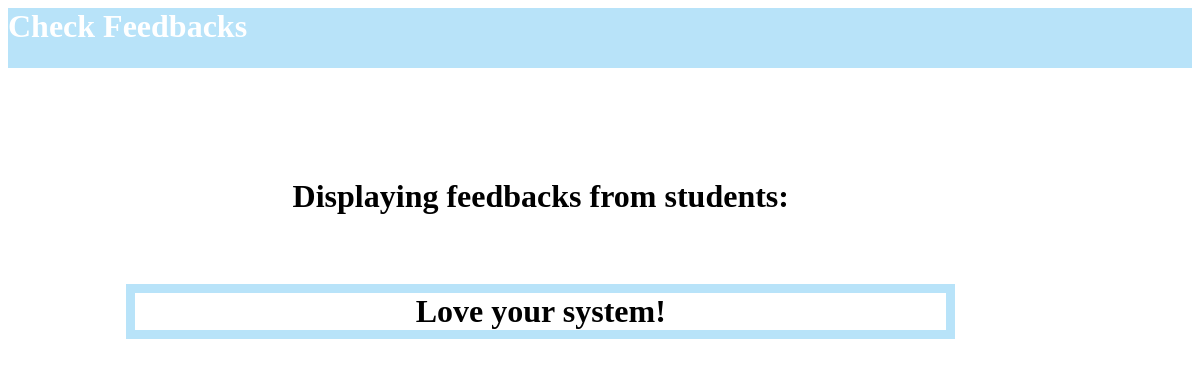
The page /studenthome/studentdisplayfeedback/ (signed in) on the database as committed earlier.
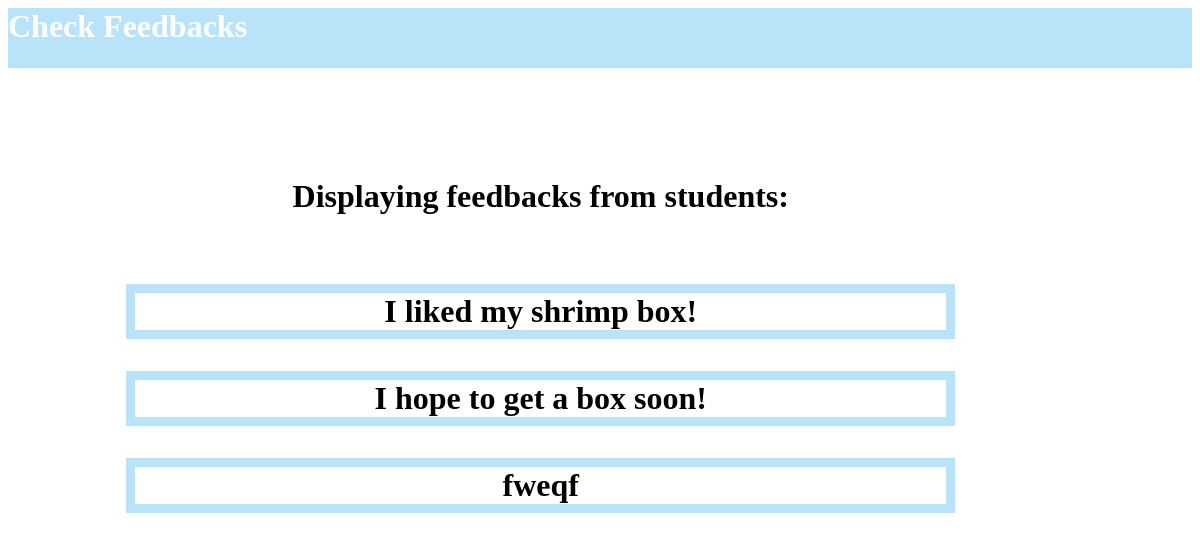
The same page on the database as committed later.
### theboxapp/models.py (models this page shows, shortened)
class Feedback(models.Model):
    content = models.TextField(blank=True)
    user = models.ForeignKey(
        User, null=True, blank=True, on_delete=models.CASCADE)

### theboxapp/views.py (the view)
# urls.py: path('studenthome/studentdisplayfeedback/', views.studentdisplayfeedback,
def studentdisplayfeedback(request):
    context = {'user': request.user}
    try:
        account = Account.objects.get(username=request.user)
        if account.who == 'staff':
            return redirect('staffhome')
    except Account.DoesNotExist:
        return redirect('/')
    feedbacks = list(Feedback.objects.all())
    context = {}
    fblst = []
    for feedback in feedbacks:
        fblst.append(feedback.content)
    context["allfeedback"] = fblst
    return render(request, 'theboxapp/studentdisplayfeedback.html', context)

### theboxapp/templates/theboxapp/studentdisplayfeedback.html (shortened to what this page needs)
<head>
    <link rel="stylesheet" href="https://unpkg.com/@picocss/pico@latest/css/pico.min.css">
</head>
<body>
    <div id="parent">
    <h1 id="header">Check Feedbacks<h1>
            <div id="bodycontent">
Displaying feedbacks from students:
<br><br>
{% for feedback in allfeedback %}
    <p class="felement">{{ feedback }}</p>
{% endfor %}
            </div>
</div>
</body>

### theboxapp/templates/theboxapp/studentdisplayfeedback.html (style rules this page uses)
#header { width: 100%; height:60px; background-color:#B8E3F9; color:white; }
#parent { position:relative; }
#bodycontent { position: absolute; text-align: center; width:70%; top: 170px; left: 10%; }
.felement { border:solid 9px #B8E3F9; }

Rows that differ between the two databases and show on the page:
removed Feedback: allfeedback "Love your system!"
added Feedback: allfeedback "I liked my shrimp box!"
added Feedback: allfeedback "I hope to get a box soon!"
added Feedback: allfeedback "fweqf"
